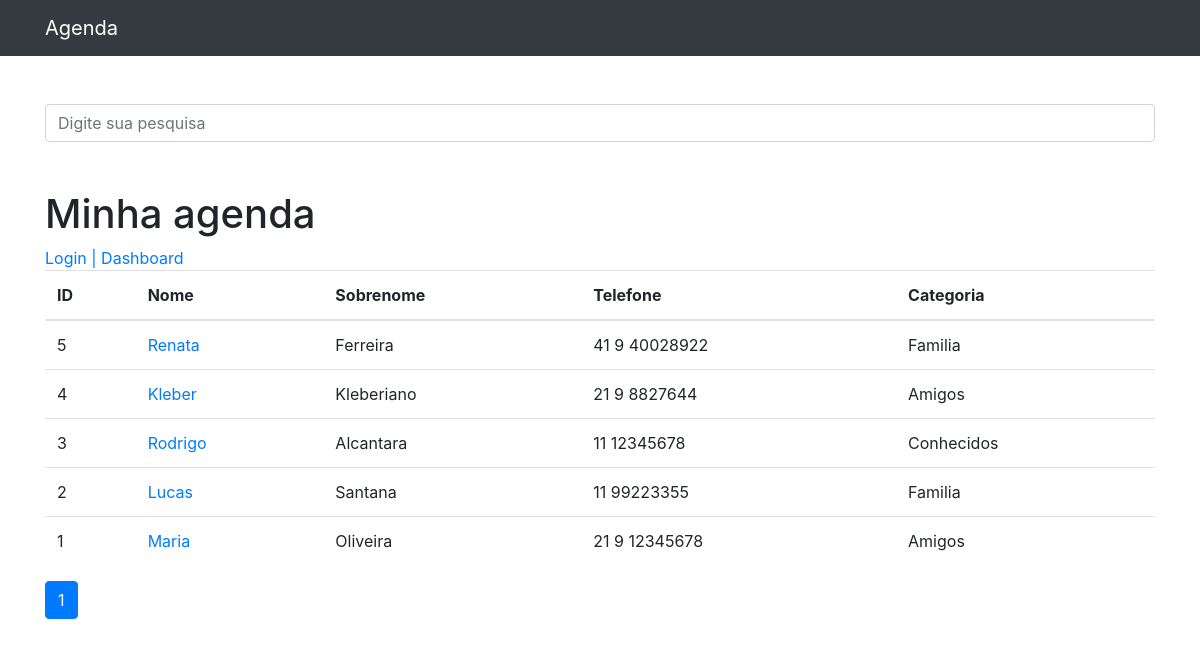
The app's page /, older data.
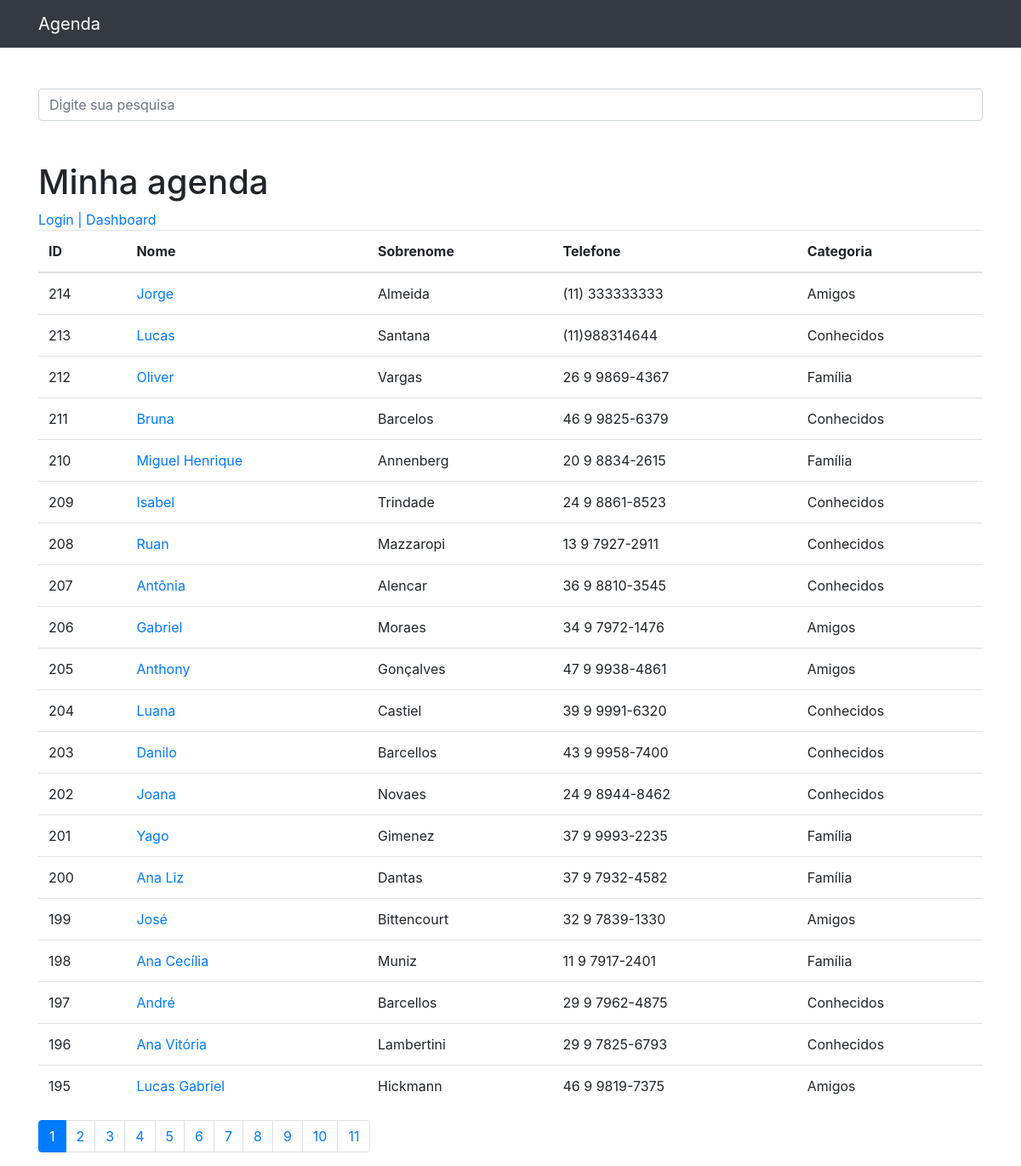
The same page, newer data.
### contatos/models.py (models this page shows, shortened)
class Contato(models.Model):
    nome = models.CharField(max_length=150)
    sobrenome = models.CharField(max_length=255, blank=True)
    telefone = models.CharField(max_length=255)
    email = models.CharField(max_length=255, blank=True)
    data_criacao = models.DateTimeField(default=timezone.now)
    descricao = models.TextField(blank=True)
    categoria = models.ForeignKey(Categoria, on_delete=models.DO_NOTHING)
    mostrar = models.BooleanField(default=True)
    foto = models.ImageField(blank=True, upload_to='fotos/%Y/%m/')

class Categoria(models.Model):
    nome = models.CharField(max_length=255)
    def __str__(self):
        return self.nome

### contatos/views.py (the view)
# urls.py: path('', views.index, name='index'),
def index(request):
    contatos = Contato.objects.order_by('-id').filter(
        mostrar=True
    )
    paginator = Paginator(contatos, 20)
    page = request.GET.get('p')
    contatos = paginator.get_page(page)
    return render(request, 'contatos/index.html', {
        'contatos': contatos
    })

### contatos/templates/contatos/index.html
{% extends 'base.html' %}
{%block conteudo%}
    <h1 class="mt-5">Minha agenda</h1>
<a href="{% url 'login' %}">Login | </a>
<a href="{% url 'dashboard' %}">Dashboard</a>
    <table class="table">
      <thead>
        <tr>
          <th>ID</th>
          <th>Nome</th>
          <th>Sobrenome</th>
          <th>Telefone</th>
          <th>Categoria</th>
        </tr>
      </thead>
      <tbody>
        {% for contato in contatos %}
          <tr>
            <td>{{ contato.id }}</td>
            <td>
              <a href="{% url 'ver_contato' contato.id %}">{{ contato.nome }}</a>
            </td>
            <td>{{ contato.sobrenome }}</td>
            <td>{{ contato.telefone }}</td>
            <td>{{ contato.categoria }}</td>
          </tr>
        {% endfor %}
      </tbody>
    </table>
<nav aria-label="Page navigation example">
  <ul class="pagination">
    {% for pagina in contatos.paginator.page_range %}
      {% if contatos.number == pagina %}
        <li class="page-item active">
          <a class="page-link" href="?p={{ pagina }}&termo={{ request.GET.termo }}">{{pagina}}</a>
        </li>
      {% else %}
        <li class="page-item">
          <a class="page-link" href="?p={{ pagina }}&termo={{ request.GET.termo }}">{{pagina}}</a>
        </li>
      {% endif %}
    {% endfor %}
  </ul>
</nav>
{%endblock%}

Row changes from the older to the newer data that the page shows:
no longer on this page (row edited): Contato: id "5", nome "Renata", sobrenome "Ferreira", telefone "41 9 40028922", categoria "Familia"
removed Contato: id "4", nome "Kleber", sobrenome "Kleberiano", telefone "21 9 8827644", categoria "Amigos"
removed Contato: id "3", nome "Rodrigo", sobrenome "Alcantara", telefone "11 12345678", categoria "Conhecidos"
no longer on this page (row edited): Contato: id "2", nome "Lucas", sobrenome "Santana", telefone "11 99223355", categoria "Familia"
no longer on this page (row edited): Contato: id "1", nome "Maria", sobrenome "Oliveira", telefone "21 9 12345678", categoria "Amigos"
added Contato: id "214", nome "Jorge", sobrenome "Almeida", telefone "(11) 333333333", categoria "Amigos"
added Contato: id "213", nome "Lucas", sobrenome "Santana", telefone "(11)988314644", categoria "Conhecidos"
added Contato: id "212", nome "Oliver", sobrenome "Vargas", telefone "26 9 9869-4367", categoria "Família"
added Contato: id "211", nome "Bruna", sobrenome "Barcelos", telefone "46 9 9825-6379", categoria "Conhecidos"
added Contato: id "210", nome "Miguel Henrique", sobrenome "Annenberg", telefone "20 9 8834-2615", categoria "Família"
added Contato: id "209", nome "Isabel", sobrenome "Trindade", telefone "24 9 8861-8523", categoria "Conhecidos"
added Contato: id "208", nome "Ruan", sobrenome "Mazzaropi", telefone "13 9 7927-2911", categoria "Conhecidos"
added Contato: id "207", nome "Antônia", sobrenome "Alencar", telefone "36 9 8810-3545", categoria "Conhecidos"
added Contato: id "206", nome "Gabriel", sobrenome "Moraes", telefone "34 9 7972-1476", categoria "Amigos"
added Contato: id "205", nome "Anthony", sobrenome "Gonçalves", telefone "47 9 9938-4861", categoria "Amigos"
added Contato: id "204", nome "Luana", sobrenome "Castiel", telefone "39 9 9991-6320", categoria "Conhecidos"
added Contato: id "203", nome "Danilo", sobrenome "Barcellos", telefone "43 9 9958-7400", categoria "Conhecidos"
added Contato: id "202", nome "Joana", sobrenome "Novaes", telefone "24 9 8944-8462", categoria "Conhecidos"
added Contato: id "201", nome "Yago", sobrenome "Gimenez", telefone "37 9 9993-2235", categoria "Família"
added Contato: id "200", nome "Ana Liz", sobrenome "Dantas", telefone "37 9 7932-4582", categoria "Família"
added Contato: id "199", nome "José", sobrenome "Bittencourt", telefone "32 9 7839-1330", categoria "Amigos"
added Contato: id "198", nome "Ana Cecília", sobrenome "Muniz", telefone "11 9 7917-2401", categoria "Família"
added Contato: id "197", nome "André", sobrenome "Barcellos", telefone "29 9 7962-4875", categoria "Conhecidos"
added Contato: id "196", nome "Ana Vitória", sobrenome "Lambertini", telefone "29 9 7825-6793", categoria "Conhecidos"
added Contato: id "195", nome "Lucas Gabriel", sobrenome "Hickmann", telefone "46 9 9819-7375", categoria "Amigos"
Text that changed along with them:
new list line: "2"
new list line: "3"
new list line: "4"
new list line: "5"
new list line: "6"
new list line: "7"
new list line: "8"
new list line: "9"
new list line: "10"
new list line: "11"
